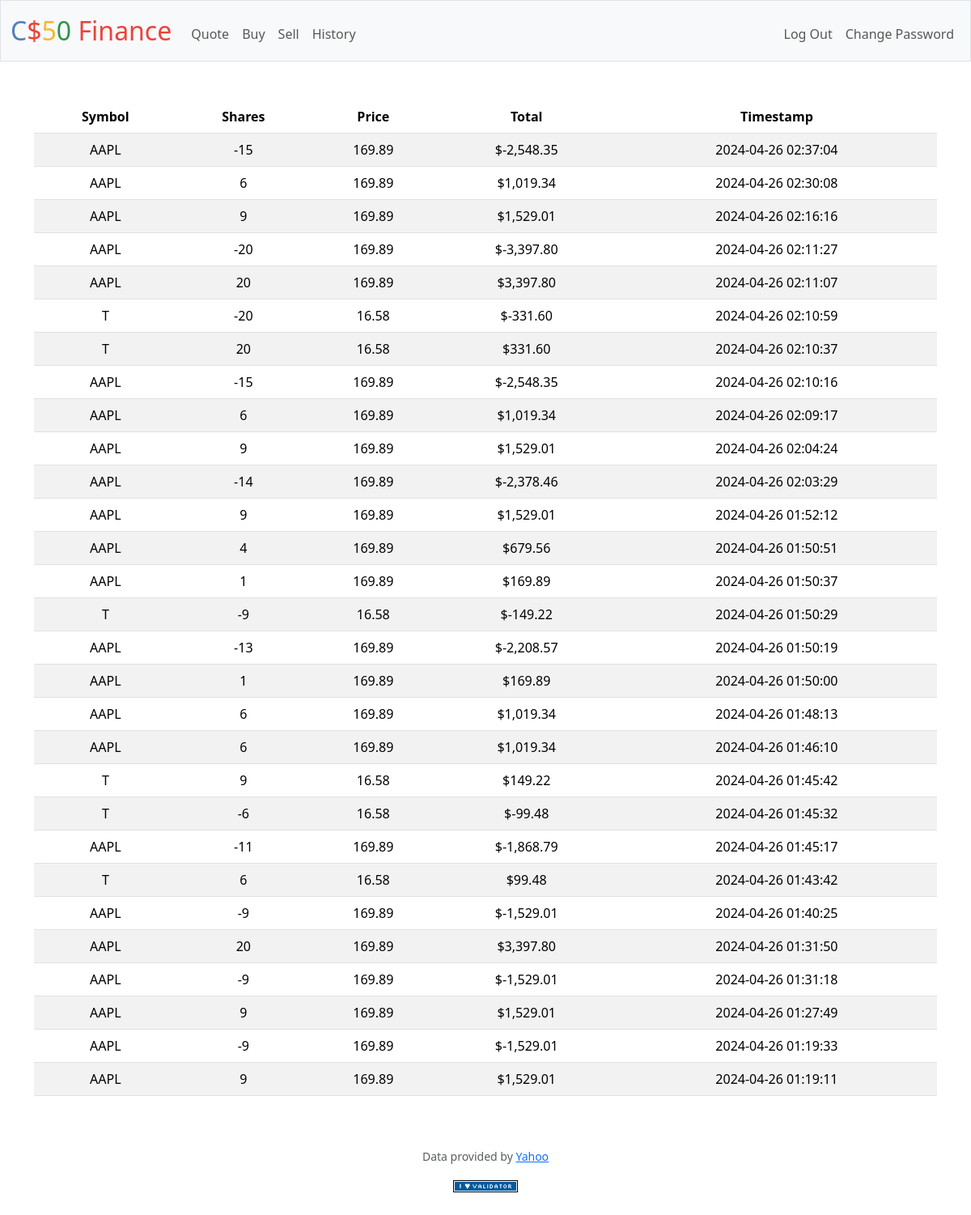
Screenshot of /history (signed in) with the database file from the repository.
### tables this page shows
CREATE TABLE transactions (
    id INTEGER PRIMARY KEY AUTOINCREMENT,
    user_id INTEGER NOT NULL,
    symbol TEXT NOT NULL,
    shares INTEGER NOT NULL,
    price NUMERIC NOT NULL,
    timestamp DATETIME DEFAULT CURRENT_TIMESTAMP,
    FOREIGN KEY (user_id) REFERENCES users(id));

### app.py (the view)
@app.route("/history")
@login_required
def history():
    transactions = db.execute("SELECT * FROM transactions WHERE user_id = :user_id ORDER BY timestamp DESC",
                              user_id=session["user_id"])
    return render_template("history.html", transactions=transactions)

### app.py (called while the page is built)
@app.after_request
def after_request(response):
    response.headers["Cache-Control"] = "no-cache, no-store, must-revalidate"
    response.headers["Expires"] = 0
    response.headers["Pragma"] = "no-cache"
    return response

### helpers.py (called while the page is built)
def login_required(f):
    @wraps(f)
    def decorated_function(*args, **kwargs):
        if session.get("user_id") is None:
            return redirect("/login")
        return f(*args, **kwargs)
    return decorated_function

def usd(value):
    return f"${value:,.2f}"

### templates/history.html (shortened to what this page needs)
{% extends "layout.html" %}
{% block main %}
    <table class="table table-striped">
        <thead>
            <tr>
                <th>Symbol</th>
                <th>Shares</th>
                <th>Price</th>
                <th>Total</th>
                <th>Timestamp</th>
            </tr>
        </thead>
        <tbody>
            {% for transaction in transactions %}
                <tr>
                    <td>{{ transaction.symbol }}</td>
                    <td>{{ transaction.shares }}</td>
                    <td>{{ transaction.price }}</td>
                    <td>{{ (transaction.shares * transaction.price)|usd }}</td>
                    <td>{{ transaction.timestamp }}</td>
                </tr>
            {% endfor %}
        </tbody>
    </table>
{% endblock %}

### templates/layout.html (shortened to what this page needs)
<!DOCTYPE html>
<html lang="en">
    <head>
        <link href="https://cdn.jsdelivr.net/npm/bootstrap@5.3.3/dist/css/bootstrap.min.css" rel="stylesheet">
        <link href="/static/styles.css" rel="stylesheet">
    </head>
    <body>
        <nav class="bg-light border navbar navbar-expand-md navbar-light">
            <div class="container-fluid">
                <a class="navbar-brand" href="/"><span class="blue">C</span><span class="red">$</span><span class="yellow">5</span><span class="green">0</span> <span class="red">Finance</span></a>
                <div class="collapse navbar-collapse" id="navbar">
                    {% if session["user_id"] %}
                        <ul class="navbar-nav me-auto mt-2">
                            <li class="nav-item"><a class="nav-link" href="/quote">Quote</a></li>
                            <li class="nav-item"><a class="nav-link" href="/buy">Buy</a></li>
                            <li class="nav-item"><a class="nav-link" href="/sell">Sell</a></li>
                            <li class="nav-item"><a class="nav-link" href="/history">History</a></li>
                        </ul>
                        <ul class="navbar-nav ms-auto mt-2">
                            <li class="nav-item"><a class="nav-link" href="/logout">Log Out</a></li>
                            <li class="nav-item"><a class="nav-link" href="/change_password">Change Password</a></li>
                        </ul>
                    {% else %}
                        <ul class="navbar-nav ms-auto mt-2">
                            <li class="nav-item"><a class="nav-link" href="/register">Register</a></li>
                            <li class="nav-item"><a class="nav-link" href="/login">Log In</a></li>
                        </ul>
                    {% endif %}
                </div>
            </div>
        </nav>
        <main class="container py-5 text-center">
            {% block main %}{% endblock %}
        </main>
        <footer class="mb-5">
            <p class="mb-3 small text-center text-muted">
                Data provided by <a href="https://finance.yahoo.com/">Yahoo</a>
            </p>
            <form action="https://validator.w3.org/check" class="text-center" enctype="multipart/form-data" method="post" target="_blank">
                <input alt="Validate" src="/static/I_heart_validator.png" type="image">
            </form>
        </footer>
    </body>
</html>

### static/styles.css (style rules this page uses)
nav .navbar-brand { font-size: xx-large; }
nav .navbar-brand .blue { color: #537fbe; }
nav .navbar-brand .red { color: #ea433b; }
nav .navbar-brand .yellow { color: #f5b82e; }
nav .navbar-brand .green { color: #2e944b; }

### rows the page displays
transactions: (transaction.shares*transaction.price)|usd "$-2,548.35"
transactions: (transaction.shares*transaction.price)|usd "$1,019.34"
transactions: (transaction.shares*transaction.price)|usd "$1,529.01"
transactions: (transaction.shares*transaction.price)|usd "$-3,397.80"
transactions: (transaction.shares*transaction.price)|usd "$3,397.80"
transactions: (transaction.shares*transaction.price)|usd "$-331.60"
transactions: (transaction.shares*transaction.price)|usd "$331.60"
transactions: (transaction.shares*transaction.price)|usd "$-2,548.35"
transactions: (transaction.shares*transaction.price)|usd "$1,019.34"
transactions: (transaction.shares*transaction.price)|usd "$1,529.01"
transactions: (transaction.shares*transaction.price)|usd "$-2,378.46"
transactions: (transaction.shares*transaction.price)|usd "$1,529.01"
transactions: (transaction.shares*transaction.price)|usd "$679.56"
transactions: (transaction.shares*transaction.price)|usd "$169.89"
transactions: (transaction.shares*transaction.price)|usd "$-149.22"
transactions: (transaction.shares*transaction.price)|usd "$-2,208.57"
transactions: (transaction.shares*transaction.price)|usd "$169.89"
transactions: (transaction.shares*transaction.price)|usd "$1,019.34"
transactions: (transaction.shares*transaction.price)|usd "$1,019.34"
transactions: (transaction.shares*transaction.price)|usd "$149.22"
transactions: (transaction.shares*transaction.price)|usd "$-99.48"
transactions: (transaction.shares*transaction.price)|usd "$-1,868.79"
transactions: (transaction.shares*transaction.price)|usd "$99.48"
transactions: (transaction.shares*transaction.price)|usd "$-1,529.01"
transactions: (transaction.shares*transaction.price)|usd "$3,397.80"
transactions: (transaction.shares*transaction.price)|usd "$-1,529.01"
transactions: (transaction.shares*transaction.price)|usd "$1,529.01"
transactions: (transaction.shares*transaction.price)|usd "$-1,529.01"
transactions: (transaction.shares*transaction.price)|usd "$1,529.01"
